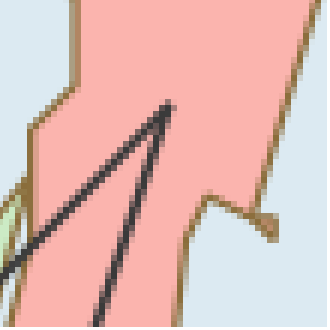
#> input picture _scratch/_crop_apex.png, 330 x 330 px, given in place of provinces.png, which was not available
$ python probe_geojson3.py
#> lines starting #> are read from the running program, lines starting #| are printed output that depends on the picture
# -*- coding: utf-8 -*-
"""Prototype: QGIS-style polygonization via GDAL Polygonize.

Pipeline:
1. provinces.png -> per-province id raster (in-memory GDAL dataset)
2. gdal.Polygonize -> province polygons (topologically clean, no overlap)
3. map province color -> STATE_XXX via state_regions
4. dissolve provinces into state polygons (unary_union per state)
5. output GeoJSON per state

This runs in QGIS's Python (has osgeo + shapely + geopandas).
"""
import json
import os
import re
import sys
import time
import tempfile

import numpy as np
from PIL import Image
from osgeo import gdal, ogr
from shapely.geometry import shape, mapping
from shapely.ops import unary_union

GAME = "F:/Game/steamapps/common/Victoria 3"
BASE = os.path.join(GAME, "game", "map_data")

t0 = time.time()
# 1. province color -> STATE_XXX
color_to_region = {}
sr = os.path.join(BASE, "state_regions")
for fn in os.listdir(sr):
    if not fn.endswith(".txt"):
        continue
    txt = open(os.path.join(sr, fn), encoding="utf-8", errors="replace").read()
    for m in re.finditer(r"([A-Z0-9_]+)\s*=\s*\{", txt):
        name = m.group(1)
        if not name.startswith("STATE_"):
            continue
        start = m.end() - 1
        depth = 1
        i = start + 1
        while depth and i < len(txt):
            if txt[i] == "{":
                depth += 1
            elif txt[i] == "}":
                depth -= 1
            i += 1
        block = txt[start:i]
        for p in re.findall(r"x([0-9A-Fa-f]{6})", block):
            color_to_region[p.upper()] = name
print("province colors:", len(color_to_region))

# 2. load provinces.png -> province id raster
im = Image.open(os.path.join(BASE, "provinces.png")).convert("RGB")
arr = np.asarray(im, dtype=np.uint32)
rgb24 = (arr[..., 0] << 16) | (arr[..., 1] << 8) | arr[..., 2]
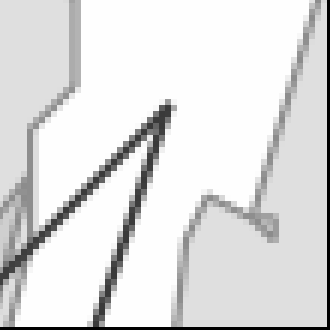
#> rgb24: shape (330, 330) uint32; min 0, max 16495790, mean 14520872.7; drawn with min black and max white
# province id = order in map_editor_status completed block (matches
# journal_save._load_province_id_by_color). For polygonize we just need
# unique values; use color index directly (0..N).
colors_sorted = sorted(color_to_region.keys())
cidx = {c: i + 1 for i, c in enumerate(colors_sorted)}  # 0 = no data (sea)
lut = np.zeros(1 << 24, dtype=np.int32)
for c, i in cidx.items():
    lut[int(c, 16)] = i
prov_ids = lut[rgb24]
#> prov_ids: shape (330, 330) int32; every value is 0
print("raster ready", prov_ids.shape, "in %.1fs" % (time.time() - t0))

# 3. in-memory GDAL raster -> polygonize
#> (the run stopped early here; a loop or call above may not have finished)

$ run again, on _scratch/_crop_hokkaido.png
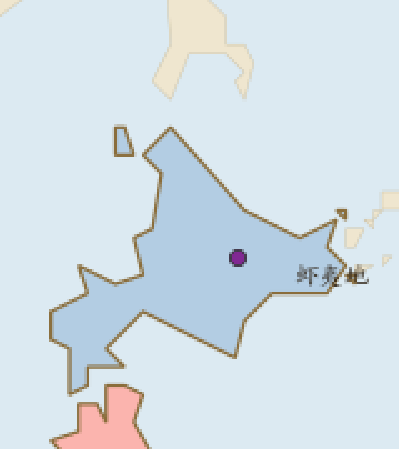
#> input picture _scratch/_crop_hokkaido.png, 400 x 450 px, given in place of provinces.png, which was not available
#> `rgb24 = (arr[..., 0] << 16) | (arr[..., 1] << 8) | arr[..., 2]`:
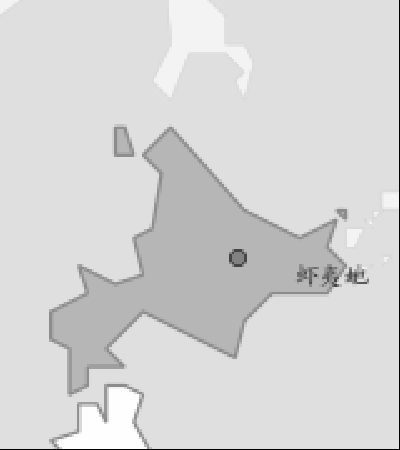
#> rgb24: shape (450, 400) uint32; min 0, max 16495790, mean 13890358; drawn with min black and max white
#> prov_ids: shape (450, 400) int32; every value is 0
